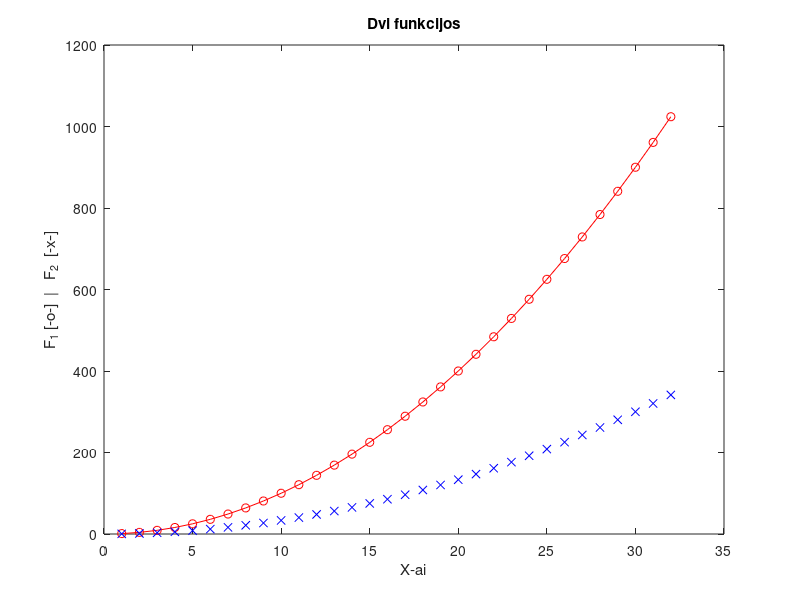

The MATLAB script that drew this image:
x = 1:32;
y = x.^2;
plot(x, y, 'o-r', x, y/3, 'xb')
title('Dvi funkcijos')
xlabel('X-ai')
ylabel('F_1 [-o-]  |   F_2  [-x-]')

N = 6;
v = (N+1):0.5:(N+4);

A =  [N,   N+1, N+2;
      N+3, N+4, N+5;
      N+6, N+7, N+8 ]

a = A(3, 2);
b = A(2:3, 1:2);
c = A([1, 3], [1, 3]);

v3 = v([1, 3, 5]);
newA = [A; v3]
